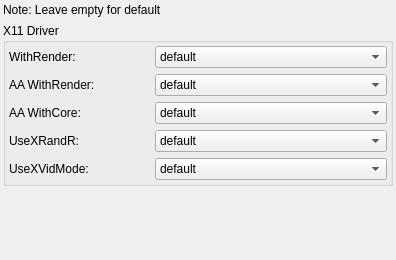
          <widget class="QWidget" name="tab_8">
           <attribute name="title">
            <string>X11 Driver</string>
           </attribute>
           <layout class="QVBoxLayout" name="verticalLayout_16">
            <property name="leftMargin">
             <number>3</number>
            </property>
            <property name="topMargin">
             <number>3</number>
            </property>
            <property name="rightMargin">
             <number>3</number>
            </property>
            <property name="bottomMargin">
             <number>3</number>
            </property>
            <item>
             <widget class="QLabel" name="label_39">
              <property name="text">
               <string>Note: Leave empty for default</string>
              </property>
              <property name="wordWrap">
               <bool>true</bool>
              </property>
             </widget>
            </item>
            <item>
             <widget class="QGroupBox" name="groupBox_13">
              <property name="autoFillBackground">
               <bool>false</bool>
              </property>
              <property name="title">
               <string>X11 Driver</string>
              </property>
              <layout class="QVBoxLayout" name="verticalLayout_12">
               <property name="leftMargin">
                <number>3</number>
               </property>
               <property name="topMargin">
                <number>3</number>
               </property>
               <property name="rightMargin">
                <number>3</number>
               </property>
               <property name="bottomMargin">
                <number>3</number>
               </property>
               <item>
                <widget class="QWidget" name="widget_45" native="true">
                 <layout class="QHBoxLayout" name="_49">
                  <property name="leftMargin">
                   <number>0</number>
                  </property>
                  <property name="topMargin">
                   <number>0</number>
                  </property>
                  <property name="rightMargin">
                   <number>0</number>
                  </property>
                  <property name="bottomMargin">
                   <number>0</number>
                  </property>
                  <item>
                   <widget class="QLabel" name="label_48">
                    <property name="minimumSize">
                     <size>
                      <width>140</width>
                      <height>0</height>
                     </size>
                    </property>
                    <property name="maximumSize">
                     <size>
                      <width>140</width>
                      <height>16777215</height>
                     </size>
                    </property>
                    <property name="text">
                     <string notr="true">WithRender:</string>
                    </property>
                   </widget>
                  </item>
                  <item>
                   <widget class="QComboBox" name="comboFakeX11_WR">
                    <item>
                     <property name="text">
                      <string notr="true">default</string>
                     </property>
                    </item>
                    <item>
                     <property name="text">
                      <string notr="true">Yes</string>
                     </property>
                    </item>
                    <item>
                     <property name="text">
                      <string notr="true">No</string>
                     </property>
                    </item>
                   </widget>
                  </item>
                 </layout>
                </widget>
               </item>
               <item>
                <widget class="QWidget" name="widget_46" native="true">
                 <layout class="QHBoxLayout" name="_50">
                  <property name="leftMargin">
                   <number>0</number>
                  </property>
                  <property name="topMargin">
                   <number>0</number>
                  </property>
                  <property name="rightMargin">
                   <number>0</number>
                  </property>
                  <property name="bottomMargin">
                   <number>0</number>
                  </property>
                  <item>
                   <widget class="QLabel" name="label_49">
                    <property name="minimumSize">
                     <size>
                      <width>140</width>
                      <height>0</height>
                     </size>
                    </property>
                    <property name="maximumSize">
                     <size>
                      <width>140</width>
                      <height>16777215</height>
                     </size>
                    </property>
                    <property name="text">
                     <string notr="true">AA WithRender:</string>
                    </property>
                   </widget>
                  </item>
                  <item>
                   <widget class="QComboBox" name="comboFakeX11_AAR">
                    <item>
                     <property name="text">
                      <string notr="true">default</string>
                     </property>
                    </item>
                    <item>
                     <property name="text">
                      <string notr="true">Yes</string>
                     </property>
                    </item>
                    <item>
                     <property name="text">
                      <string notr="true">No</string>
                     </property>
                    </item>
                   </widget>
                  </item>
                 </layout>
                </widget>
               </item>
               <item>
                <widget class="QWidget" name="widget_47" native="true">
                 <layout class="QHBoxLayout" name="_51">
                  <property name="leftMargin">
                   <number>0</number>
                  </property>
                  <property name="topMargin">
                   <number>0</number>
                  </property>
                  <property name="rightMargin">
                   <number>0</number>
                  </property>
                  <property name="bottomMargin">
                   <number>0</number>
                  </property>
                  <item>
                   <widget class="QLabel" name="label_50">
                    <property name="minimumSize">
                     <size>
                      <width>140</width>
                      <height>0</height>
                     </size>
                    </property>
                    <property name="maximumSize">
                     <size>
                      <width>140</width>
                      <height>16777215</height>
                     </size>
                    </property>
                    <property name="text">
                     <string notr="true">AA WithCore:</string>
                    </property>
                   </widget>
                  </item>
                  <item>
                   <widget class="QComboBox" name="comboFakeX11_AAC">
                    <item>
                     <property name="text">
                      <string notr="true">default</string>
                     </property>
                    </item>
                    <item>
                     <property name="text">
                      <string notr="true">Y</string>
                     </property>
                    </item>
                    <item>
                     <property name="text">
                      <string notr="true">N</string>
                     </property>
                    </item>
                   </widget>
                  </item>
                 </layout>
                </widget>
               </item>
               <item>
                <widget class="QWidget" name="widget_48" native="true">
                 <layout class="QHBoxLayout" name="_52">
                  <property name="leftMargin">
                   <number>0</number>
                  </property>
                  <property name="topMargin">
                   <number>0</number>
                  </property>
                  <property name="rightMargin">
                   <number>0</number>
                  </property>
                  <property name="bottomMargin">
                   <number>0</number>
                  </property>
                  <item>
                   <widget class="QLabel" name="label_51">
                    <property name="minimumSize">
                     <size>
                      <width>140</width>
                      <height>0</height>
                     </size>
                    </property>
                    <property name="maximumSize">
                     <size>
                      <width>140</width>
                      <height>16777215</height>
                     </size>
                    </property>
                    <property name="text">
                     <string notr="true">UseXRandR:</string>
                    </property>
                   </widget>
                  </item>
                  <item>
                   <widget class="QComboBox" name="comboFakeX11_XRandr">
                    <item>
                     <property name="text">
                      <string notr="true">default</string>
                     </property>
                    </item>
                    <item>
                     <property name="text">
                      <string notr="true">Y</string>
                     </property>
                    </item>
                    <item>
                     <property name="text">
                      <string notr="true">N</string>
                     </property>
                    </item>
                   </widget>
                  </item>
                 </layout>
                </widget>
               </item>
               <item>
                <widget class="QWidget" name="widget_49" native="true">
                 <layout class="QHBoxLayout" name="_53">
                  <property name="leftMargin">
                   <number>0</number>
                  </property>
                  <property name="topMargin">
                   <number>0</number>
                  </property>
                  <property name="rightMargin">
                   <number>0</number>
                  </property>
                  <property name="bottomMargin">
                   <number>0</number>
                  </property>
                  <item>
                   <widget class="QLabel" name="label_52">
                    <property name="minimumSize">
                     <size>
                      <width>140</width>
                      <height>0</height>
                     </size>
                    </property>
                    <property name="maximumSize">
                     <size>
                      <width>140</width>
                      <height>16777215</height>
                     </size>
                    </property>
                    <property name="text">
                     <string notr="true">UseXVidMode:</string>
                    </property>
                   </widget>
                  </item>
                  <item>
                   <widget class="QComboBox" name="comboFakeX11_XVid">
                    <item>
                     <property name="text">
                      <string notr="true">default</string>
                     </property>
                    </item>
                    <item>
                     <property name="text">
                      <string notr="true">Y</string>
                     </property>
                    </item>
                    <item>
                     <property name="text">
                      <string notr="true">N</string>
                     </property>
                    </item>
                   </widget>
                  </item>
                 </layout>
                </widget>
               </item>
              </layout>
             </widget>
            </item>
            <item>
             <spacer name="spacer">
              <property name="orientation">
               <enum>Qt::Vertical</enum>
              </property>
              <property name="sizeHint" stdset="0">
               <size>
                <width>390</width>
                <height>71</height>
               </size>
              </property>
             </spacer>
            </item>
           </layout>
          </widget>
